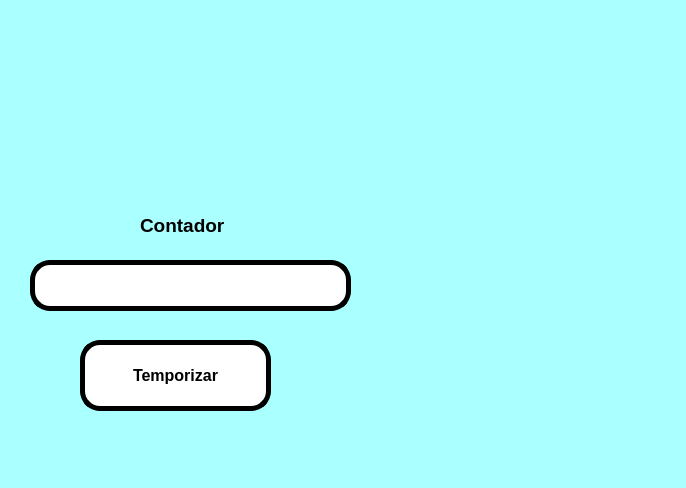
<?xml version="1.0" encoding="UTF-8"?>
<ui version="4.0">
 <class>MainWindow</class>
 <widget class="QMainWindow" name="MainWindow">
  <property name="geometry">
   <rect>
    <x>0</x>
    <y>0</y>
    <width>686</width>
    <height>488</height>
   </rect>
  </property>
  <property name="windowTitle">
   <string>MainWindow</string>
  </property>
  <property name="styleSheet">
   <string notr="true">background-color: rgb(170, 255, 255);</string>
  </property>
  <widget class="QWidget" name="centralwidget">
   <widget class="QLabel" name="imagen">
    <property name="geometry">
     <rect>
      <x>10</x>
      <y>20</y>
      <width>191</width>
      <height>161</height>
     </rect>
    </property>
    <property name="styleSheet">
     <string notr="true"/>
    </property>
    <property name="text">
     <string/>
    </property>
    <property name="pixmap">
     <pixmap resource="../Archivos/Recursos.qrc">:/ejercicios/FIT_logo_vertical.png</pixmap>
    </property>
    <property name="scaledContents">
     <bool>true</bool>
    </property>
   </widget>
   <widget class="QLabel" name="label">
    <property name="geometry">
     <rect>
      <x>140</x>
      <y>210</y>
      <width>111</width>
      <height>31</height>
     </rect>
    </property>
    <property name="font">
     <font>
      <pointsize>14</pointsize>
      <weight>75</weight>
      <bold>true</bold>
     </font>
    </property>
    <property name="text">
     <string>Contador</string>
    </property>
   </widget>
   <widget class="QLineEdit" name="txt_temporizador">
    <property name="geometry">
     <rect>
      <x>30</x>
      <y>260</y>
      <width>321</width>
      <height>51</height>
     </rect>
    </property>
    <property name="font">
     <font>
      <weight>75</weight>
      <bold>true</bold>
     </font>
    </property>
    <property name="styleSheet">
     <string notr="true">background-color: rgb(255, 255, 255);
border-radius:20px;
border:  5px solid black;
</string>
    </property>
    <property name="text">
     <string/>
    </property>
    <property name="alignment">
     <set>Qt::AlignCenter</set>
    </property>
   </widget>
   <widget class="QLabel" name="imagen_2">
    <property name="geometry">
     <rect>
      <x>400</x>
      <y>30</y>
      <width>221</width>
      <height>111</height>
     </rect>
    </property>
    <property name="styleSheet">
     <string notr="true"/>
    </property>
    <property name="text">
     <string/>
    </property>
    <property name="pixmap">
     <pixmap resource="../Archivos/Recursos.qrc">:/ejercicios/log_uat_nuevo.png</pixmap>
    </property>
    <property name="scaledContents">
     <bool>true</bool>
    </property>
   </widget>
   <widget class="QPushButton" name="btn_temporizar">
    <property name="geometry">
     <rect>
      <x>80</x>
      <y>340</y>
      <width>191</width>
      <height>71</height>
     </rect>
    </property>
    <property name="font">
     <font>
      <pointsize>12</pointsize>
      <weight>75</weight>
      <bold>true</bold>
     </font>
    </property>
    <property name="styleSheet">
     <string notr="true">background-color: rgb(255, 255, 255);
border-radius:20px;
border:  5px solid black;
</string>
    </property>
    <property name="text">
     <string>Temporizar</string>
    </property>
   </widget>
   <widget class="QLabel" name="label_2">
    <property name="geometry">
     <rect>
      <x>420</x>
      <y>220</y>
      <width>211</width>
      <height>191</height>
     </rect>
    </property>
    <property name="text">
     <string/>
    </property>
    <property name="pixmap">
     <pixmap resource="../Archivos/Recursos.qrc">:/ejercicios/wero.jpg</pixmap>
    </property>
    <property name="scaledContents">
     <bool>true</bool>
    </property>
   </widget>
  </widget>
  <widget class="QMenuBar" name="menubar">
   <property name="geometry">
    <rect>
     <x>0</x>
     <y>0</y>
     <width>686</width>
     <height>26</height>
    </rect>
   </property>
  </widget>
  <widget class="QStatusBar" name="statusbar"/>
 </widget>
 <resources>
  <include location="../Archivos/Recursos.qrc"/>
 </resources>
 <connections/>
</ui>
